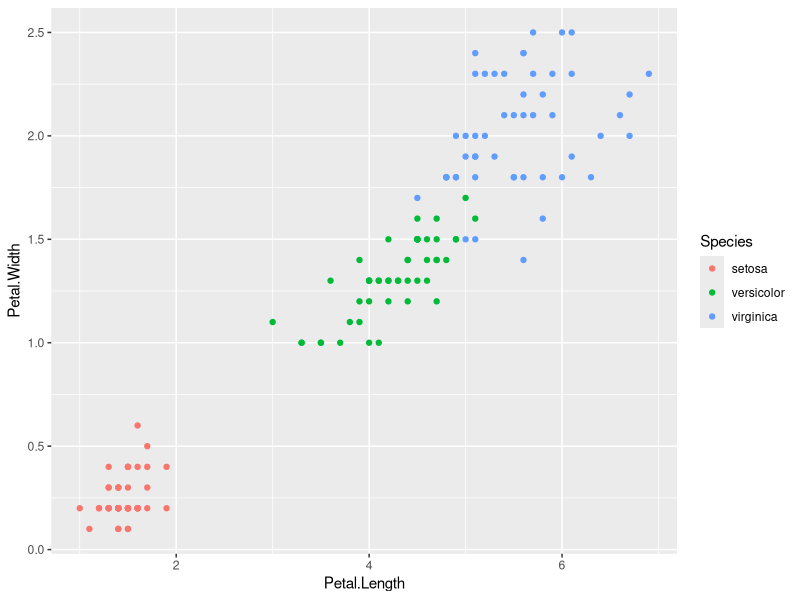
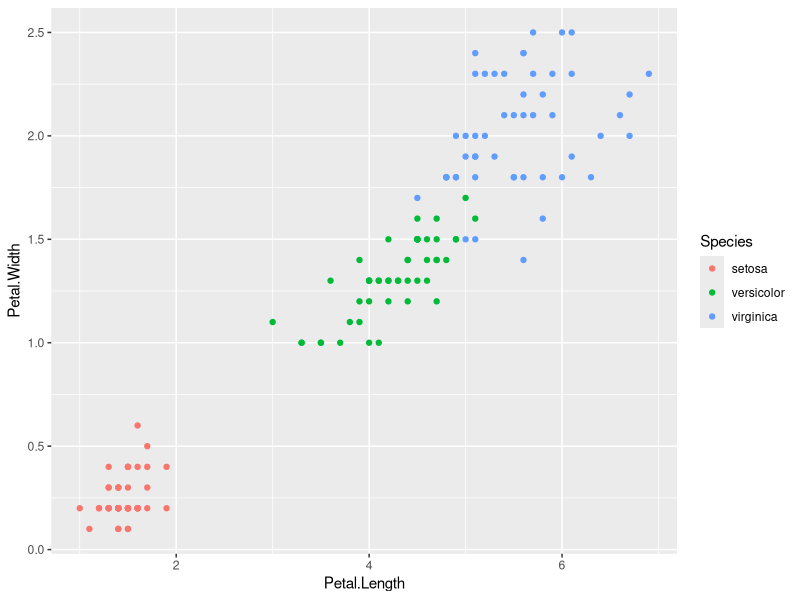
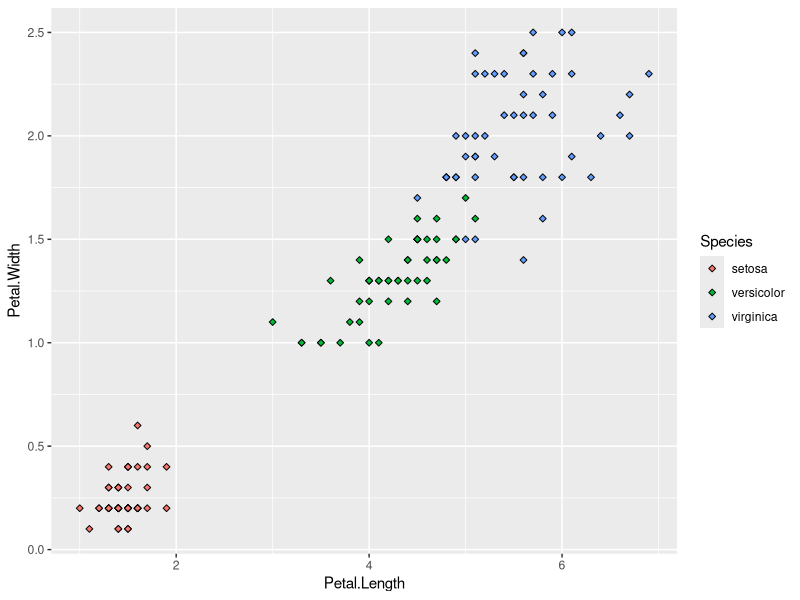
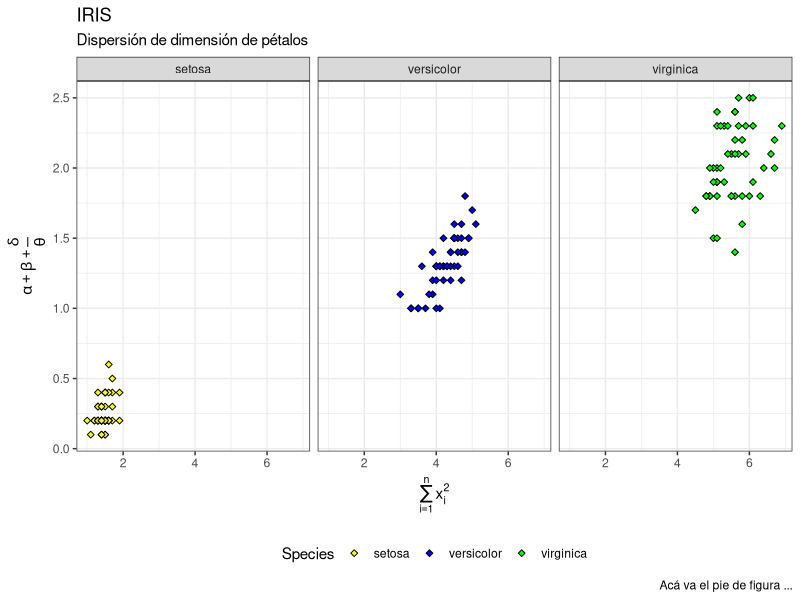
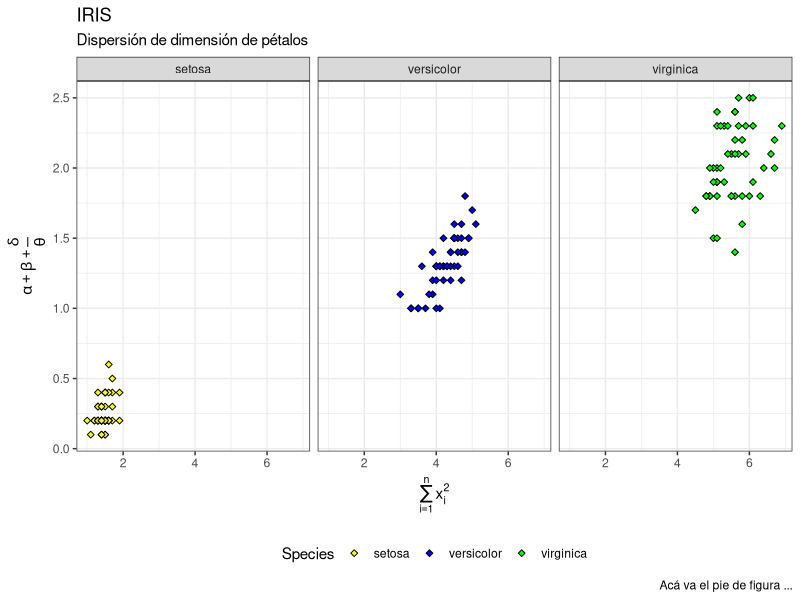
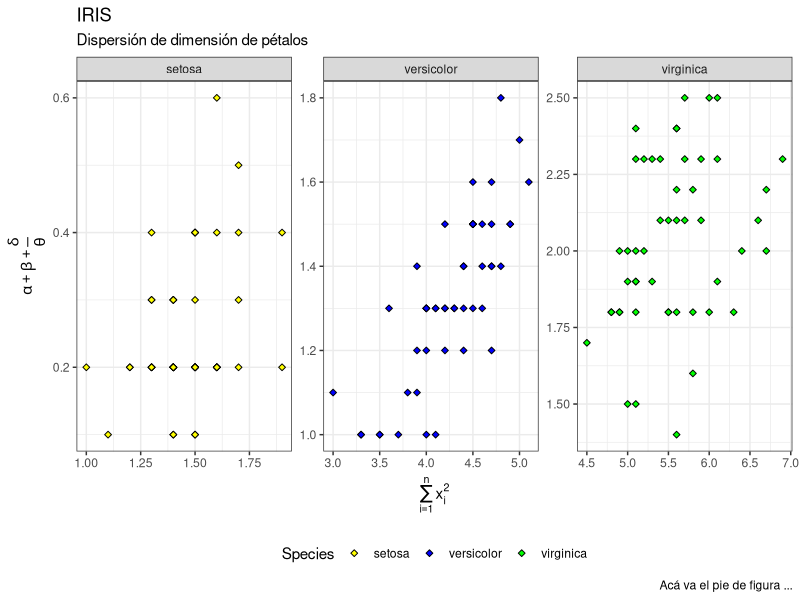
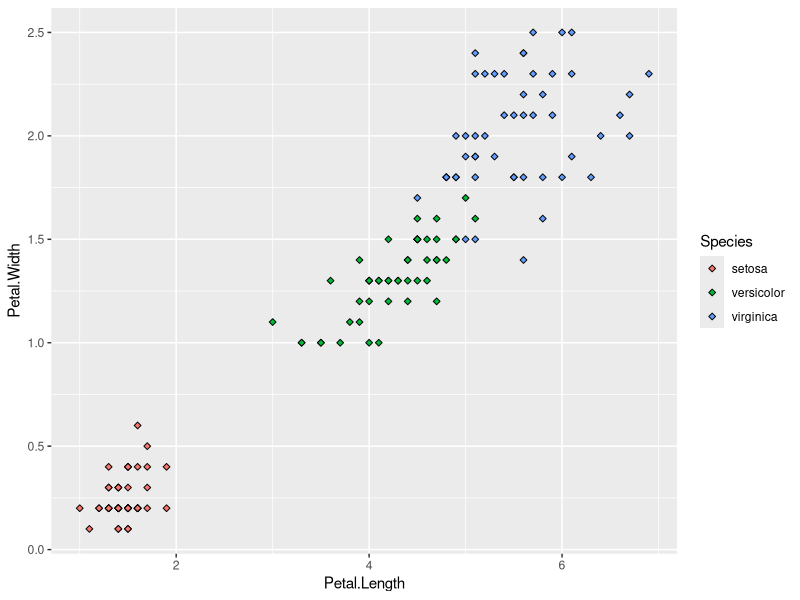
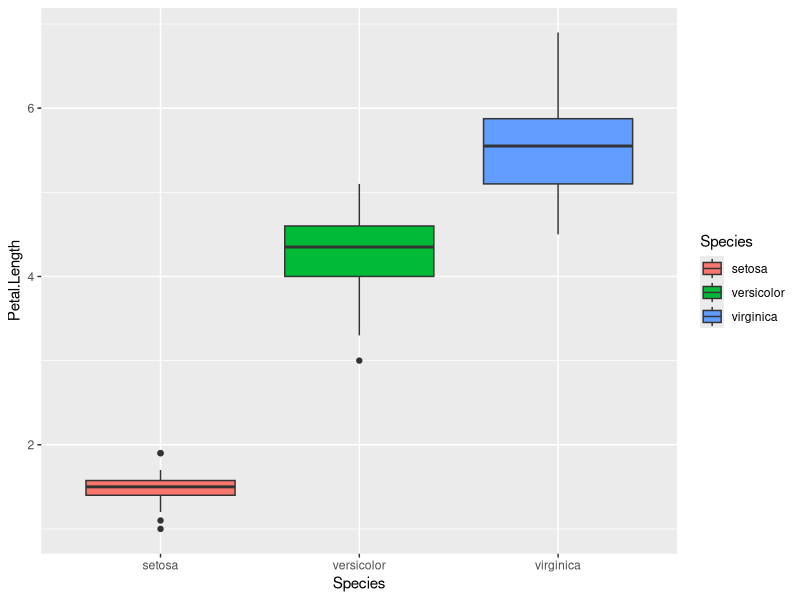

Write the R code that produced these figures, in order. (Note: this script raises an error after producing the figures.)
## ----setup, include=FALSE------------------------------------------------
options(htmltools.dir.version = FALSE)
knitr::opts_chunk$set(tidy = FALSE, eval = FALSE, highlight = TRUE)

library(tidyverse)


## ----eval=TRUE, echo=TRUE------------------------------------------------
iris %>% head



## ----echo=TRUE, warning=FALSE--------------------------------------------
iris %>%
  ggplot(mapping = aes(x = Petal.Length, 
                       y = Petal.Width, 
                       colour = Species
                       )
         ) +
  geom_point()


## ----echo=FALSE, eval=TRUE-----------------------------------------------
iris %>%
  ggplot(mapping = aes(x = Petal.Length, 
                       y = Petal.Width, 
                       colour = Species
                       )
         ) +
  geom_point()


## ----echo=FALSE, eval=TRUE-----------------------------------------------
iris %>%
  ggplot(mapping = aes(x = Petal.Length, 
                       y = Petal.Width, 
                       fill = Species
                       )
         ) +
  geom_point(shape=23)


## ----echo=TRUE, eval=FALSE-----------------------------------------------
## iris %>%
##   ggplot(mapping = aes(x = Petal.Length,
##                        y = Petal.Width,
##                        fill = as.factor(Species)
##                        )
##          ) +
##   geom_point(shape=23) +
##   labs(
##     title = "IRIS",
##     subtitle = "Dispersión de dimensión de pétalos",
##     caption = "Acá va el pie de figura ...",
##     x = quote(sum(x[i] ^ 2, i == 1, n)),
##     y = quote(alpha + beta + frac(delta, theta))
## ) +
##   theme_bw() +
##   theme(legend.position = "bottom") +
##   scale_fill_manual(
##     values = c("yellow", "blue", "green"),
##     name = "Species"
##   ) +
##   facet_wrap(~Species)


## ----echo=FALSE, eval=TRUE-----------------------------------------------
iris %>%
  ggplot(mapping = aes(x = Petal.Length, 
                       y = Petal.Width, 
                       fill = as.factor(Species)
                       )
         ) +
  geom_point(shape=23) +
  labs(
    title = "IRIS",
    subtitle = "Dispersión de dimensión de pétalos",
    caption = "Acá va el pie de figura ...",
    x = quote(sum(x[i] ^ 2, i == 1, n)),
    y = quote(alpha + beta + frac(delta, theta))
) +
  theme_bw() +
  theme(legend.position = "bottom") +
  scale_fill_manual(
    values = c("yellow", "blue", "green"),
    name = "Species"
  ) +
  facet_wrap(~Species)


## ----echo=FALSE, eval=TRUE-----------------------------------------------
iris %>%
  ggplot(mapping = aes(x = Petal.Length, 
                       y = Petal.Width, 
                       fill = as.factor(Species)
                       )
         ) +
  geom_point(shape=23) +
  labs(
    title = "IRIS",
    subtitle = "Dispersión de dimensión de pétalos",
    caption = "Acá va el pie de figura ...",
    x = quote(sum(x[i] ^ 2, i == 1, n)),
    y = quote(alpha + beta + frac(delta, theta))
) +
  theme_bw() +
  theme(legend.position = "bottom") +
  scale_fill_manual(
    values = c("yellow", "blue", "green"),
    name = "Species"
  ) +
  facet_wrap(~Species)


## ----echo=TRUE, eval=FALSE-----------------------------------------------
## iris %>%
##   ggplot(mapping = aes(x = Petal.Length,
##                        y = Petal.Width,
##                        fill = as.factor(Species)
##                        )
##          ) +
##   geom_point(shape=23) +
##   labs(
##     title = "IRIS",
##     subtitle = "Dispersión de dimensión de pétalos",
##     caption = "Acá va el pie de figura ...",
##     x = quote(sum(x[i] ^ 2, i == 1, n)),
##     y = quote(alpha + beta + frac(delta, theta))
## ) +
##   theme_bw() +
##   theme(legend.position = "bottom") +
##   scale_fill_manual(
##     values = c("yellow", "blue", "green"),
##     name = "Species"
##   ) +
##   facet_wrap(~Species, scales = "free")


## ----echo=FALSE, eval=TRUE-----------------------------------------------
iris %>%
  ggplot(mapping = aes(x = Petal.Length, 
                       y = Petal.Width, 
                       fill = as.factor(Species)
                       )
         ) +
  geom_point(shape=23) +
  labs(
    title = "IRIS",
    subtitle = "Dispersión de dimensión de pétalos",
    caption = "Acá va el pie de figura ...",
    x = quote(sum(x[i] ^ 2, i == 1, n)),
    y = quote(alpha + beta + frac(delta, theta))
) +
  theme_bw() +
  theme(legend.position = "bottom") +
  scale_fill_manual(
    values = c("yellow", "blue", "green"),
    name = "Species"
  ) +
  facet_wrap(~Species, scales = "free")


## ----eval=FALSE----------------------------------------------------------
## library("cowplot")
## plot_grid(
##   #Los principales ...
##   ...,
##   plotlist = NULL,
##   nrow = NULL, ncol = NULL, cols = NULL, rows = NULL,
##   rel_widths = 1, rel_heights = 1,
##   labels = NULL, label_size = 14,
##   #Adicionales ...
##   align = c("none", "h", "v", "hv"),
##   axis = c("none", "l", "r", "t", "b", "lr", "tb", "tblr"),
##   label_fontfamily = NULL,
##   label_fontface = "bold", label_colour = NULL, label_x = 0,
##   label_y = 1, hjust = -0.5, vjust = 1.5, scale = 1,
##   greedy = TRUE
## )


## ----echo=TRUE, eval=FALSE-----------------------------------------------
## pa <- iris %>%
##   ggplot(
##     mapping = aes(
##       x = Petal.Length,
##       y = Petal.Width,
##       fill = Species
##     )
##   ) +
##   geom_point(shape=23)


## ----echo=TRUE, eval=FALSE-----------------------------------------------
## pa


## ----echo=FALSE, eval=TRUE-----------------------------------------------
pa <- iris %>%
  ggplot(
    mapping = aes(
      x = Petal.Length, 
      y = Petal.Width, 
      fill = Species
    )
  ) +
  geom_point(shape=23)
pa


## ----echo=TRUE, eval=FALSE-----------------------------------------------
## pb <- iris %>%
##   ggplot(
##     mapping = aes(
##       x = Species,
##       y = Petal.Length,
##       fill = Species
##     )
##   ) +
##   geom_boxplot()


## ----echo=TRUE, eval=FALSE-----------------------------------------------
## pb

## ----echo=FALSE, eval=TRUE-----------------------------------------------
pb <- iris %>%
  ggplot(
    mapping = aes(
      x = Species,
      y = Petal.Length, 
      fill = Species
    )
  ) +
  geom_boxplot()
pb


## ----echo=TRUE, eval=FALSE-----------------------------------------------
## pc <- iris %>%
##   ggplot(
##     mapping = aes(
##       x = Species,
##       y = Petal.Width,
##       fill = Species
##     )
##   ) +
##   geom_boxplot()


## ----echo=TRUE, eval=FALSE-----------------------------------------------
## pc

## ----echo=FALSE, eval=TRUE-----------------------------------------------
pc <- iris %>%
  ggplot(
    mapping = aes(
      x = Species,
      y = Petal.Width, 
      fill = Species
    )
  ) +
  geom_boxplot()
pc


## ----echo=TRUE, eval=FALSE-----------------------------------------------
## plot_grid(pa, pb, pc)

## ----echo=FALSE, eval=TRUE-----------------------------------------------
plot_grid(pa, pb, pc)


## ----echo=TRUE, eval=FALSE-----------------------------------------------
## plot_grid(pa, NULL, pb, pc)

## ----echo=FALSE, eval=TRUE-----------------------------------------------
plot_grid(pa, NULL, pb, pc)


## ----echo=TRUE, eval=FALSE-----------------------------------------------
## plot_grid(
##   pa, NULL, pb, pc,
##   labels = c("A", "", "B", "C"))

## ----echo=FALSE, eval=TRUE-----------------------------------------------
plot_grid(
  pa, NULL, pb, pc,
  labels = c("A", "", "B", "C")
)


## ----echo=TRUE, eval=FALSE-----------------------------------------------
## plot_grid(
##   plotlist = list(
##     pa,
##     plot_grid(
##       plotlist = list(pb, pc),
##       labels = c("B", "C"),
##       ncol = 2
##     )
##   ),
##   labels = c("A", ""),
##   nrow = 2, ncol = 1
## )


## ----echo=FALSE, eval=TRUE-----------------------------------------------
plot_grid(
  plotlist = list(
    pa,
    plot_grid(
      plotlist = list(pb, pc),
      labels = c("B", "C"),
      ncol = 2
    )
  ),
  labels = c("A", ""),
  nrow = 2, ncol = 1
)


## ----echo=FALSE, eval=TRUE-----------------------------------------------
plot_grid(
  pc, pa,
  NULL, pb + coord_flip(),
  labels = c("A", "B", "", "C"),
  nrow = 2, ncol = 2
)


## ----echo=FALSE, eval=TRUE-----------------------------------------------
plot_grid(
  pc + theme(legend.position = ""), 
  pa + theme(legend.position = ""),
  NULL, 
  pb + coord_flip() + theme(legend.position = ""),
  labels = c("A", "B", "", "C"),
  nrow = 2, ncol = 2
)


## ----echo=FALSE, eval=TRUE-----------------------------------------------
plot_grid(
  pc + theme(legend.position = ""), 
  pa + theme(legend.position = ""),
  NULL, 
  pb + coord_flip() + theme(legend.position = ""),
  labels = c("A", "B", "", "C"),
  nrow = 2, ncol = 2,
  rel_widths = c(0.3, 0.7),
  rel_heights = c(0.7, 0.3)
)


## ----echo=FALSE, eval=TRUE-----------------------------------------------
plot_grid(
  pc + theme(legend.position = ""), 
  pa + theme(legend.position = ""),
  NULL, 
  pb +
    coord_flip() + 
    theme(legend.position = ""),
  labels = c("A", "B", "", "C"),
  nrow = 2, ncol = 2,
  rel_widths = c(0.3, 0.7),
  rel_heights = c(0.7, 0.3)
)


## ----echo = TRUE, eval = FALSE-------------------------------------------
## <http://example.com>
## [linked phrase](http://example.com)
## ![optional caption text](path/to/img.png)
## <img src="figures/chunkOptions.png" />


## ----echo = TRUE, eval = FALSE-------------------------------------------
## First Header  | Second Header
## ------------- | -------------
## Content Cell  | Content Cell
## Content Cell  | Content Cell

